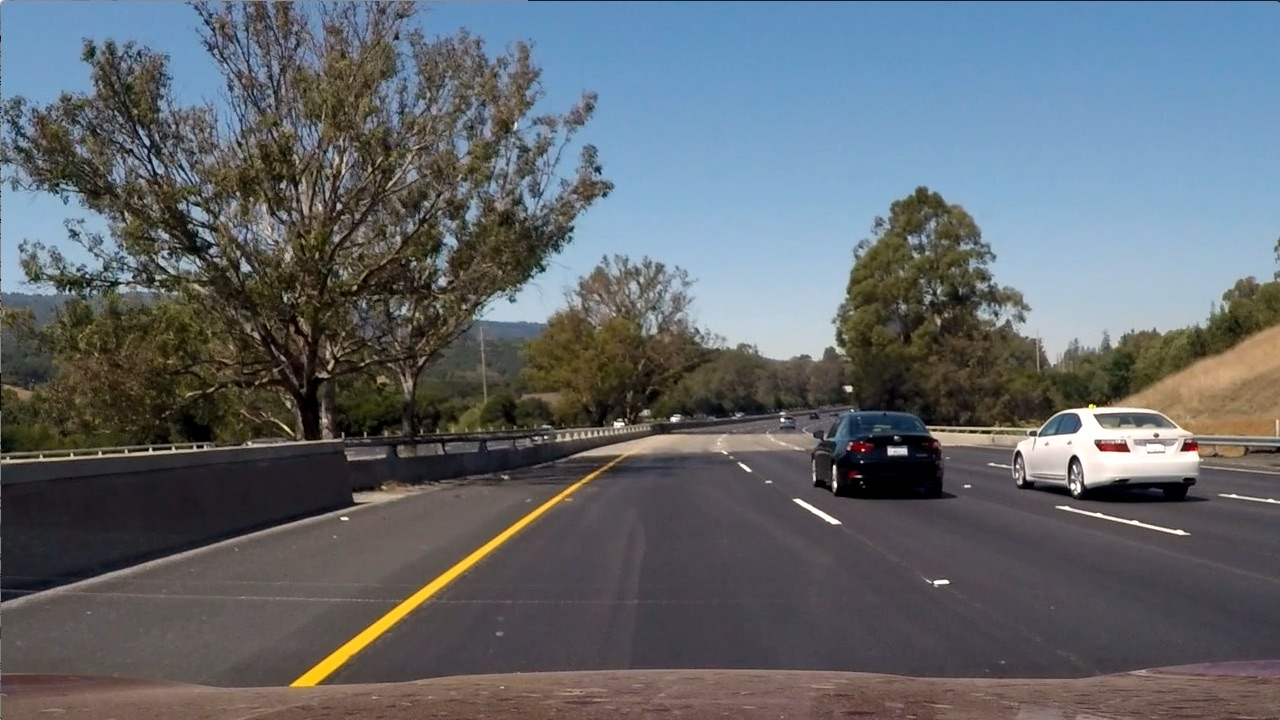
#> input picture test_images/test6.jpg, 1280 x 720 px
$ python perspective_transform.py   (older library calls are emulated)
#> lines starting #> are read from the running program, lines starting #| are printed output that depends on the picture; after the words box and inside, x2 and y2 are one past the last pixel; in counts of white or black regions, pixels touching at a corner belong together
### combined_thresh.py
# 导入所需模块
import numpy as np
import cv2
import matplotlib.pyplot as plt
import matplotlib.image as mpimg
import pickle


def abs_sobel_thresh(img, orient='x', thresh_min=20, thresh_max=100):
    """
    获取图像、渐变方向和阈值的最小值与最大值
    """
    # 转换为灰度
    # cv2.cvtColor() 颜色空间转换函数
    gray = cv2.cvtColor(img, cv2.COLOR_RGB2GRAY)
    # 使用OpenCV的Sobel() 函数应用x或y渐变
    # 取绝对值
    if orient == 'x':
        # 利用Sobel方法可以进行sobel边缘检测
        # gray表示源图像，即进行边缘检测的图像
        # cv2.CV_64F表示64位浮点数即64 float
        # 第三和第四个参数分别是对x和y方向的导数【即dx,dy】
        # 对于图像来说就是差分，这里1表示对x求偏导【差分】，0表示不对y求导【差分】
        # 对x求导就是检测x方向上是否有边缘
        abs_sobel = np.absolute(cv2.Sobel(gray, cv2.CV_64F, 1, 0))
    if orient == 'y':
        abs_sobel = np.absolute(cv2.Sobel(gray, cv2.CV_64F, 0, 1))
    # 重新缩放回8位整数
    scaled_sobel = np.uint8(255 * abs_sobel / np.max(abs_sobel))
    # 创建一个副本并应用阈值
    binary_output = np.zeros_like(scaled_sobel)
    # 这里我使用 >= and <= 阈值，但是 < and > 也可以
    binary_output[(scaled_sobel >= thresh_min) & (scaled_sobel <= thresh_max)] = 1

    # 返回结果
    return binary_output


def mag_thresh(img, sobel_kernel=3, mag_thresh=(30, 100)):
    # 返回给定Sobel内核大小和阈值的梯度大小
    # 转换为灰度
    gray = cv2.cvtColor(img, cv2.COLOR_RGB2GRAY)
    # 取Sobel x 和 y 梯度
    sobelx = cv2.Sobel(gray, cv2.CV_64F, 1, 0, ksize=sobel_kernel)
    sobely = cv2.Sobel(gray, cv2.CV_64F, 0, 1, ksize=sobel_kernel)
    # 计算梯度大小
    gradmag = np.sqrt(sobelx ** 2 + sobely ** 2)
    # 重新缩放到8位
    scale_factor = np.max(gradmag) / 255
    gradmag = (gradmag / scale_factor).astype(np.uint8)
    # 创建二值图像达到阈值为1，否则为0。
    binary_output = np.zeros_like(gradmag)
    binary_output[(gradmag >= mag_thresh[0]) & (gradmag <= mag_thresh[1])] = 1

    # 返回二值图像
    return binary_output


def dir_threshold(img, sobel_kernel=3, thresh=(0, np.pi / 2)):
    """
    返回给定的sobel内核大小和阈值渐变的方向
    """
    # 转换为灰度
    gray = cv2.cvtColor(img, cv2.COLOR_RGB2GRAY)
    # 计算x和y梯度
    sobelx = cv2.Sobel(gray, cv2.CV_64F, 1, 0, ksize=sobel_kernel)
    sobely = cv2.Sobel(gray, cv2.CV_64F, 0, 1, ksize=sobel_kernel)
    # 取梯度方向的绝对值
    # 应用阈值，并创建一个二值图像结果
    absgraddir = np.arctan2(np.absolute(sobely), np.absolute(sobelx))
    binary_output = np.zeros_like(absgraddir)
    binary_output[(absgraddir >= thresh[0]) & (absgraddir <= thresh[1])] = 1

    # 返回二值图像
    return binary_output


def hls_thresh(img, thresh=(100, 255)):
    """
    利用S通道将RGB转换为HLS，将阈值转换为二值图像。
    """
    hls = cv2.cvtColor(img, cv2.COLOR_RGB2HLS)
    s_channel = hls[:, :, 2]
    binary_output = np.zeros_like(s_channel)
    binary_output[(s_channel > thresh[0]) & (s_channel <= thresh[1])] = 1
    return binary_output


def combined_thresh(img):
    abs_bin = abs_sobel_thresh(img, orient='x', thresh_min=50, thresh_max=255)
    mag_bin = mag_thresh(img, sobel_kernel=3, mag_thresh=(50, 255))
    dir_bin = dir_threshold(img, sobel_kernel=15, thresh=(0.7, 1.3))
    hls_bin = hls_thresh(img, thresh=(170, 255))

    combined = np.zeros_like(dir_bin)
    combined[(abs_bin == 1 | ((mag_bin == 1) & (dir_bin == 1))) | hls_bin == 1] = 1

    return combined, abs_bin, mag_bin, dir_bin, hls_bin  # 调试


# [29 lines that do not run on import are left out]

### perspective_transform.py
import numpy as np
import cv2
import matplotlib.pyplot as plt
import matplotlib.image as mpimg
import pickle
from combined_thresh import combined_thresh


def perspective_transform(img):
    """
    执行透视变换：将倾斜视角拍摄到的道路图像转换成鸟瞰图，即将摄像机的视角转换到和道路平行。
    """
    img_size = (img.shape[1], img.shape[0])
    # 手动提取用于执行透视变换的顶点
    src = np.float32(
        [[200, 720],
         [1100, 720],
         [595, 450],
         [685, 450]])
    dst = np.float32(
        [[300, 720],
         [980, 720],
         [300, 0],
         [980, 0]])
    # src源图像中待测矩形的四点坐标
    # dst目标图像中矩形的四点坐标
    # cv2.getPerspectiveTransform() 计算透视变换矩阵
    m = cv2.getPerspectiveTransform(src, dst)
    m_inv = cv2.getPerspectiveTransform(dst, src)
    # cv2.warpPerspective()进行透视变换
    # 参数：输入图像、输出图像、目标图像大小、cv2.INTER_LINEAR插值方法
    warped = cv2.warpPerspective(img, m, img_size, flags=cv2.INTER_LINEAR)
    unwarped = cv2.warpPerspective(warped, m_inv, (warped.shape[1], warped.shape[0]), flags=cv2.INTER_LINEAR)  # 调试

    return warped, unwarped, m, m_inv


if __name__ == '__main__':
    img_file = 'test_images/test6.jpg'

    with open('calibrate_camera.p', 'rb') as f:
#> (reads calibrate_camera.p from the repository)
        save_dict = pickle.load(f)
    mtx = save_dict['mtx']
    dist = save_dict['dist']

    img = mpimg.imread(img_file)
#> img is the input picture: shape (720, 1280, 3); mean R, G, B 97, 102.6, 107.9
    img = cv2.undistort(img, mtx, dist, None, mtx)

    img, abs_bin, mag_bin, dir_bin, hls_bin = combined_thresh(img)
#> in combined_thresh, `abs_bin = abs_sobel_thresh(img, orient='x', thresh_min=50, thresh_max=..`:
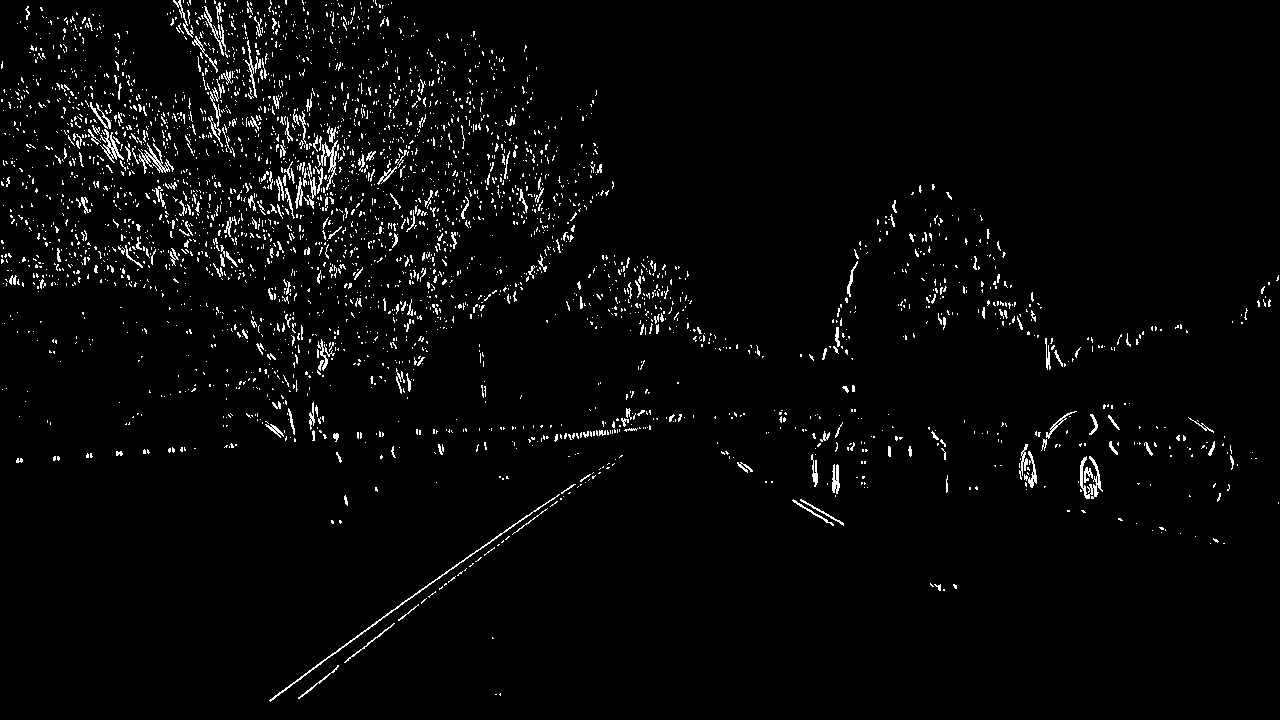
#> abs_bin: shape (720, 1280); values 0 (black) and 1 (white), 2.9% white in thin lines or dots
#> in mag_thresh, `gradmag = np.sqrt(sobelx ** 2 + sobely ** 2)`:
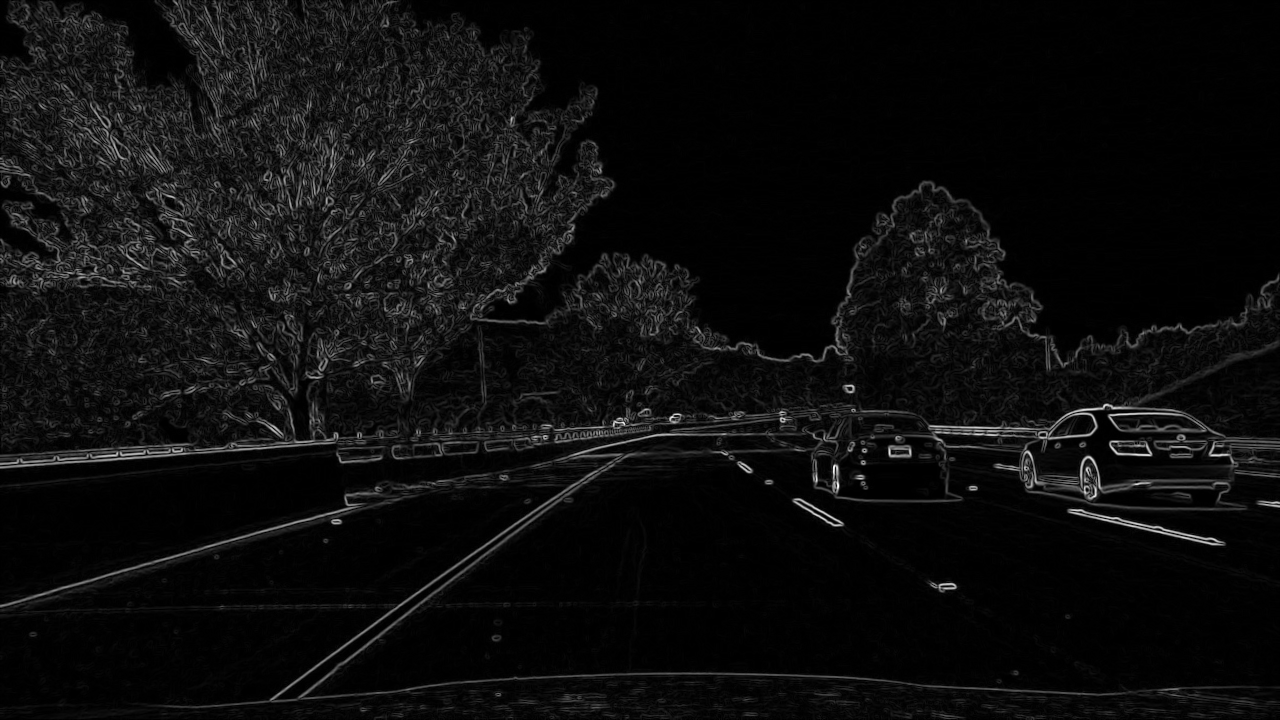
#> gradmag: shape (720, 1280) float64; min 0, max 802.8, mean 43.9; drawn with min black and max white
#> in mag_thresh, `scale_factor = np.max(gradmag) / 255`: scale_factor = 3.15
#> in combined_thresh, `mag_bin = mag_thresh(img, sobel_kernel=3, mag_thresh=(50, 255))`: mag_bin: shape (720, 1280); values 0 (black) and 1 (white), 7.1% white in thin lines or dots
#> in combined_thresh, `dir_bin = dir_threshold(img, sobel_kernel=15, thresh=(0.7, 1.3))`: dir_bin: shape (720, 1280) float64; values 0 (black) and 1 (white), 38.6% white; 6951 white regions (5391 under 20 px), largest, box (x1, y1, x2, y2) and area: (82, 439, 1142, 719) 61136, (612, 1, 893, 216) 11041, (1069, 529, 1279, 709) 8423
#> in hls_thresh, `hls = cv2.cvtColor(img, cv2.COLOR_RGB2HLS)`: hls: shape (720, 1280, 3); mean of channels 0, 1, 2 76.6, 101, 55.9
#> in hls_thresh, `s_channel = hls[:, :, 2]`:
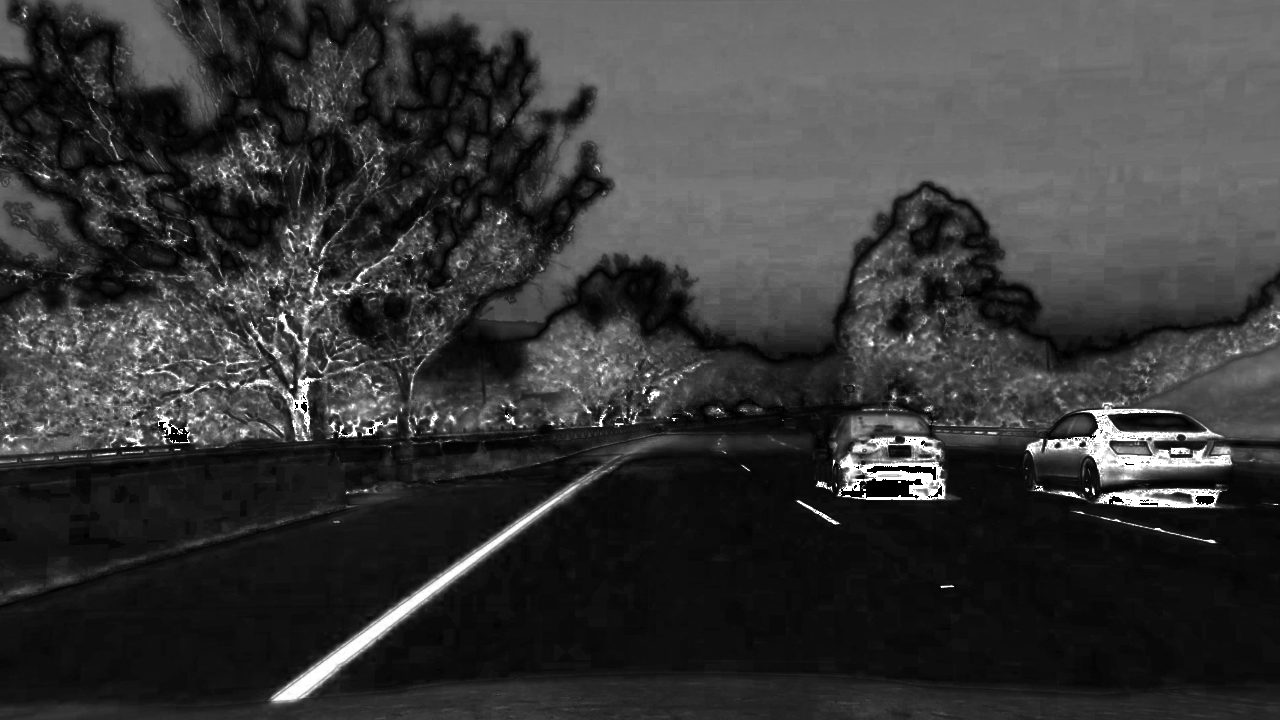
#> s_channel: shape (720, 1280); min 0, max 255, mean 55.9
#> in combined_thresh, `hls_bin = hls_thresh(img, thresh=(170, 255))`: hls_bin: shape (720, 1280); values 0 (black) and 1 (white), 2% white; 796 white regions (709 under 20 px), largest, box (x1, y1, x2, y2) and area: (1045, 406, 1232, 480) 3792, (272, 484, 579, 701) 3541, (840, 454, 945, 500) 1567
#> img: shape (720, 1280) float64; values 0 (black) and 1 (white), 4.8% white; 3661 white regions (3354 under 20 px), largest, box (x1, y1, x2, y2) and area: (1019, 402, 1234, 499) 4997, (269, 484, 579, 702) 4274, (840, 454, 945, 500) 1579

    warped, unwarped, m, m_inv = perspective_transform(img)
#> in perspective_transform, `unwarped = cv2.warpPerspective(warped, m_inv, (warped.shape[1], warped..`:
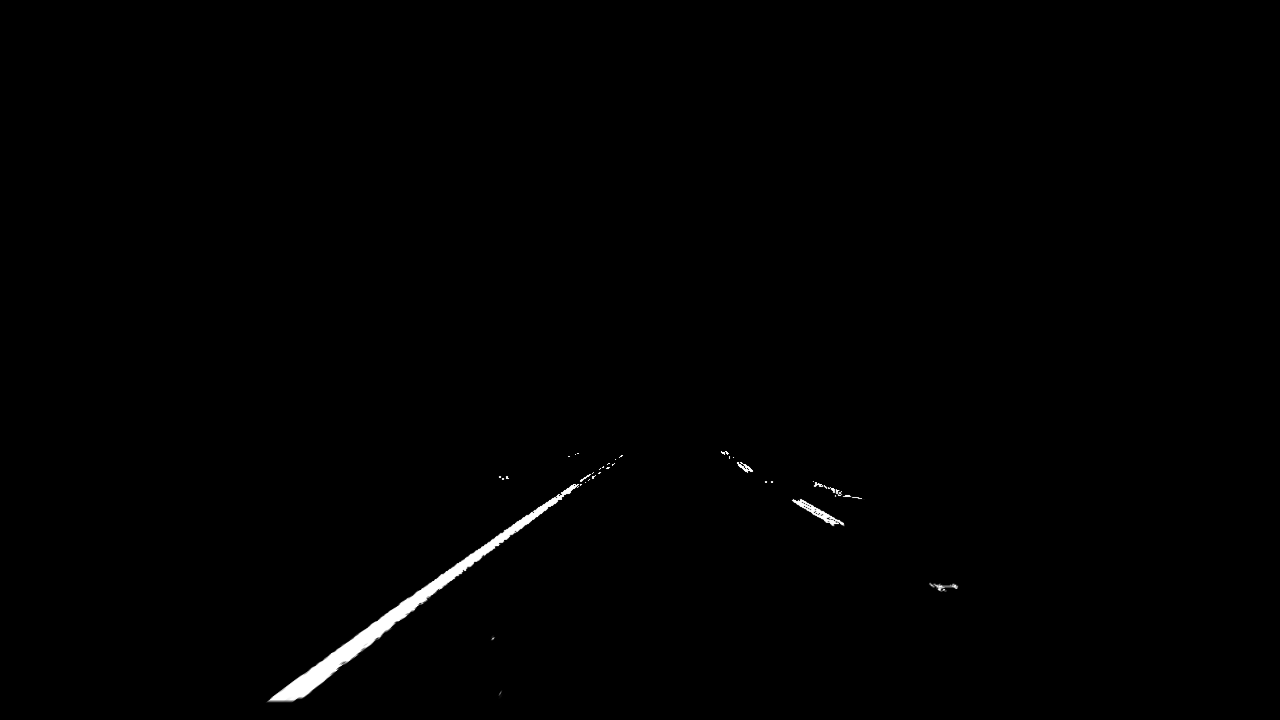
#> unwarped: shape (720, 1280) float64; min 0, max 1, mean 0.00538
#> m = [[-0.54, -1.5, 976.4], [0, -1.9, 857.1], [0, -0.00238, 1]]; m_inv = [[0.132, -0.799, 555.3], [0, -0.525, 450], [-2.16e-19, -0.00125, 1]]

    plt.imshow(warped, cmap='gray', vmin=0, vmax=1)
    plt.show()

    plt.imshow(unwarped, cmap='gray', vmin=0, vmax=1)
    plt.show()
